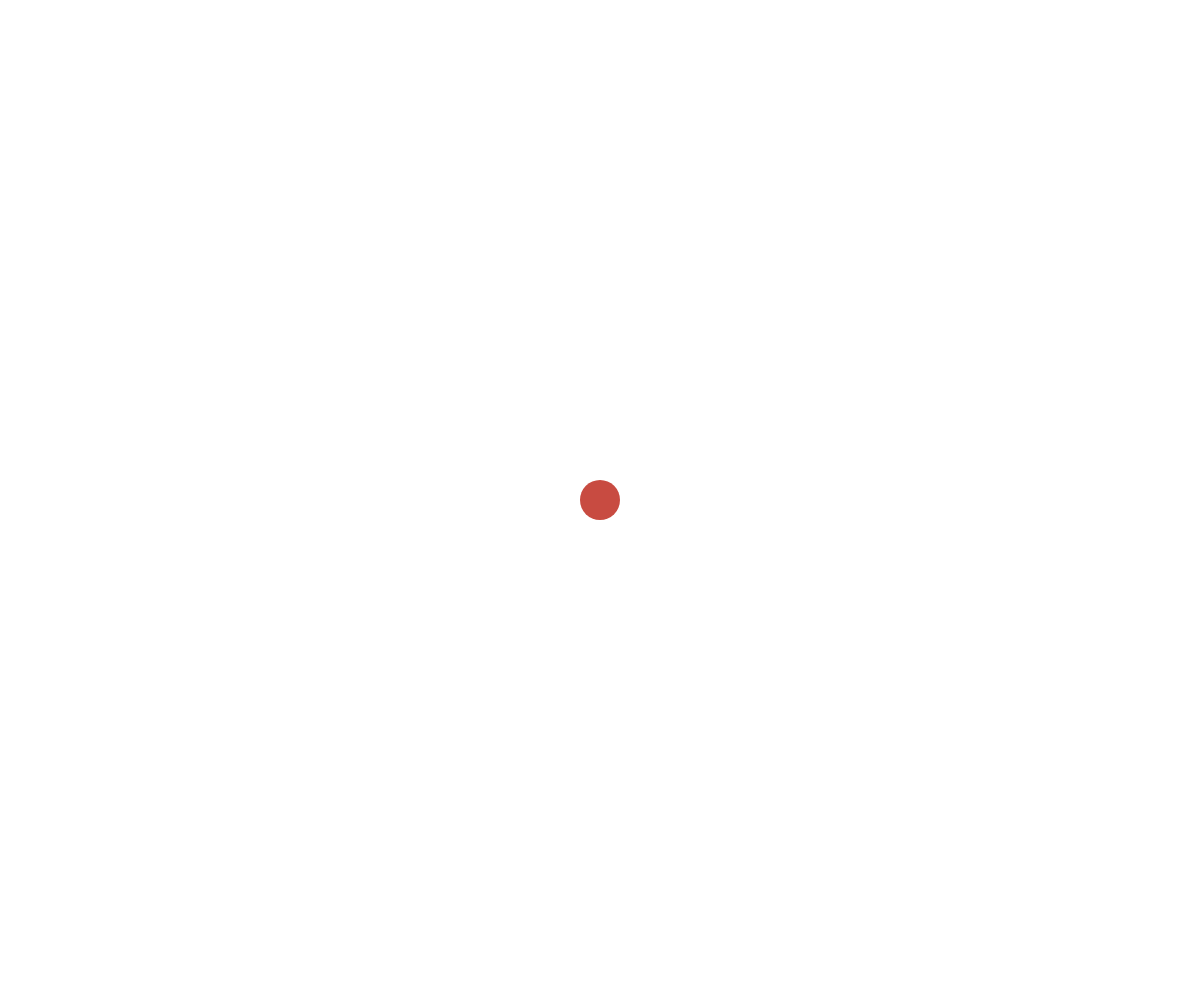
Frame 1 (no input)
Frame 60 (no input): identical to frame 1, image omitted
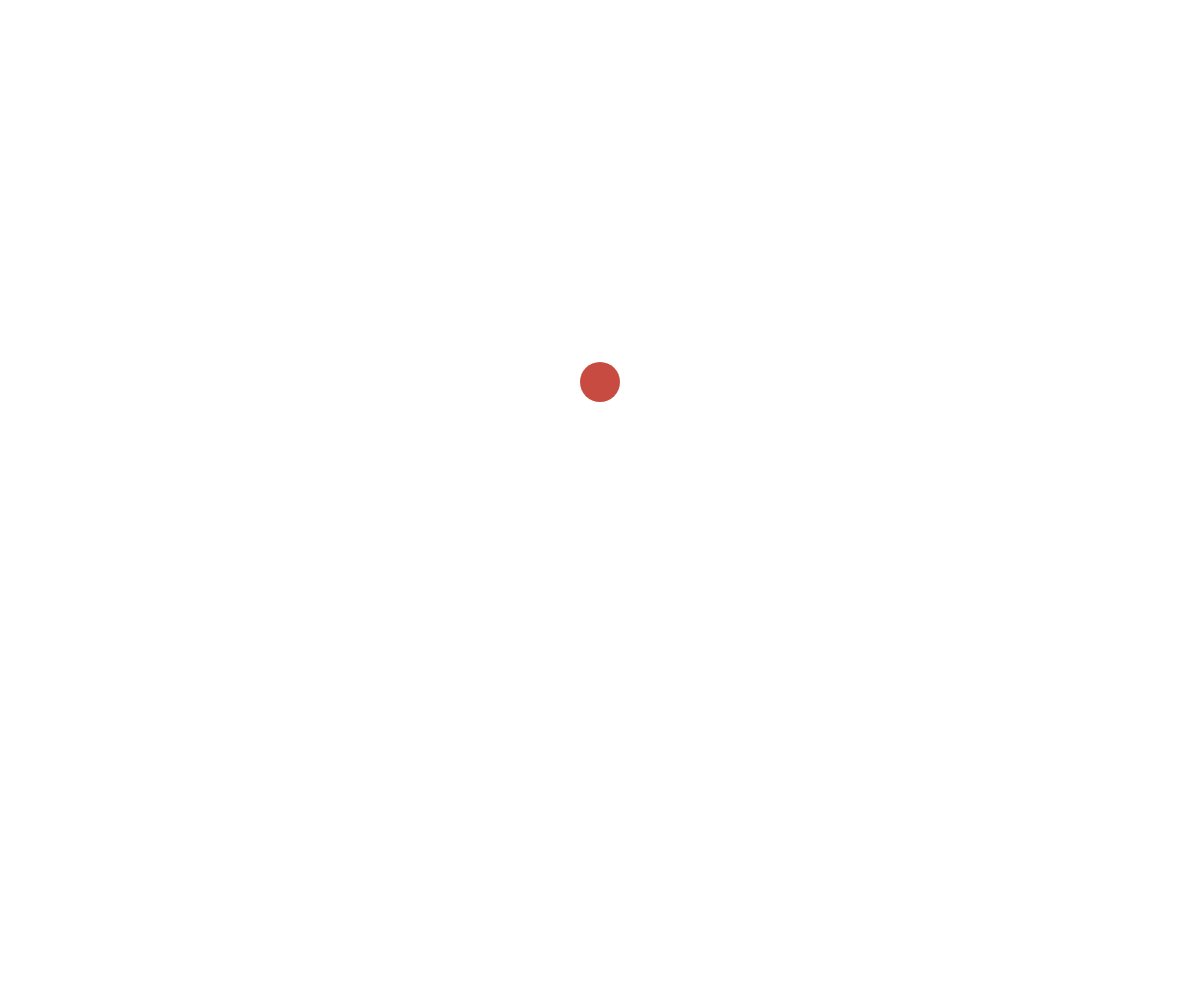
Frame 120 (the mouse pressed at the canvas centre since frame 60)

The p5.js sketch that drew these frames (run headless with seeded random() and noise() and a simulated clock; from frame 60 on, the mouse is pressed at the canvas centre):

// p5.js sketch
// ── sketch.js

// Go up
// If bumps with 10 Velocity
// Boom and display particles




var ballOne, ballTwo; //ballTwo for debugging

var particles = [],
	numParticles = 400;

function setup(){
  createCanvas( windowWidth, windowHeight );
  ballOne = new Ball();
  ballTwo = new Ball();

//set up particles
  for(var i = 0; i < numParticles; i++){
    particles.push( new Ball() );
    // particles.push( new Ball() );
    // particles[i].xSpeed = random(-1,1);
    particles[i].yPos = random(10,20);
    particles[i].size = random(5,17);

    //particle speed based on Mass X Gravity
    particles[i].ySpeed += particles[i].size/4;

    var mass = 20 - particles[i].size;
    particles[i].xSpeed = mass/5 * random(-1,1);

  };
};

function draw(){
  background(255);
  ballOne.show();
  ballOne.move();
  if(ballOne.appear < 1){
	  ballOne.color = color(0,0,0,0);


  for(var i = 0; i < numParticles; i++){

      // particles[i].yPos = particles[i].size/2;

      particles[i].show();
      particles[i].move();
      particles[i].ySpeed += particles[i].size/100;
  }

}



    
};


var Ball = function(){
  this.size = 40;
  this.color = color(200,75,65,255);
  this.xPos = width/2;
  this.yPos = height/2;
  this.xSpeed = 0;
  this.ySpeed = 0;
  this.appear = 1;
};

Ball.prototype.show = function(){
  noStroke();
    fill( this.color, this.color[3] );
    ellipse(this.xPos, this.yPos, this.size, this.size); 
};


Ball.prototype.move = function(){
  
  this.xPos += this.xSpeed;
  this.yPos += this.ySpeed;

/*
      if ((this.xPos > width-this.size/2) || (this.xPos < this.size/2)) {
        this.xSpeed *= -1;
      }
*/

      if ((this.yPos > height-this.size/2) || (this.yPos < this.size/2)) {
        this.ySpeed *= -1;
	      if(this.ySpeed > 9 && this.yPos < this.size){
	          this.appear = 0;
	          print(ballOne.ySpeed, this.appear);
      }}

      if (this.yPos > height - this.size/2){
        this.yPos = height - this.size/2;
      }

    };


function mousePressed(){
  ballOne.ySpeed -= 2;
};
